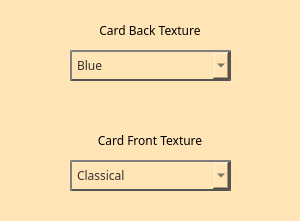
<?xml version="1.0" encoding="UTF-8"?>
<ui version="4.0">
 <class>SettingWindow</class>
 <widget class="QMainWindow" name="SettingWindow">
  <property name="geometry">
   <rect>
    <x>0</x>
    <y>0</y>
    <width>300</width>
    <height>221</height>
   </rect>
  </property>
  <property name="windowTitle">
   <string>MainWindow</string>
  </property>
  <property name="styleSheet">
   <string notr="true">color: black;
background: #FFE4B5;</string>
  </property>
  <widget class="QWidget" name="centralwidget">
   <widget class="QComboBox" name="comboBoxBackSide">
    <property name="geometry">
     <rect>
      <x>70</x>
      <y>50</y>
      <width>161</width>
      <height>31</height>
     </rect>
    </property>
    <property name="font">
     <font>
      <family>8514oem</family>
     </font>
    </property>
    <property name="cursor">
     <cursorShape>PointingHandCursor</cursorShape>
    </property>
    <property name="styleSheet">
     <string notr="true">QComboBox {
    color: #333;
    border: 2px solid #555;
    border-radius: 20px;
    border-style: outset;
    background: qradialgradient(
        cx: 0.3, cy: -0.4, fx: 0.3, fy: -0.4,
        radius: 1.35, stop: 0 #fff, stop: 1 #888
        );
    padding: 5px;
    }

QComboBox:hover {
    background: qradialgradient(
        cx: 0.3, cy: -0.4, fx: 0.3, fy: -0.4,
        radius: 1.35, stop: 0 #fff, stop: 1 #bbb
        );
    }

QComboBox:pressed {
    border-style: inset;
    background: qradialgradient(
        cx: 0.4, cy: -0.1, fx: 0.4, fy: -0.1,
        radius: 1.35, stop: 0 #fff, stop: 1 #ddd
        );
    }</string>
    </property>
    <item>
     <property name="text">
      <string>Blue</string>
     </property>
    </item>
    <item>
     <property name="text">
      <string>Red</string>
     </property>
    </item>
   </widget>
   <widget class="QLabel" name="labelText1">
    <property name="geometry">
     <rect>
      <x>0</x>
      <y>20</y>
      <width>300</width>
      <height>20</height>
     </rect>
    </property>
    <property name="font">
     <font>
      <family>8514oem</family>
     </font>
    </property>
    <property name="layoutDirection">
     <enum>Qt::LeftToRight</enum>
    </property>
    <property name="text">
     <string>Card Back Texture</string>
    </property>
    <property name="alignment">
     <set>Qt::AlignCenter</set>
    </property>
   </widget>
   <widget class="QLabel" name="labelText2">
    <property name="geometry">
     <rect>
      <x>0</x>
      <y>130</y>
      <width>300</width>
      <height>20</height>
     </rect>
    </property>
    <property name="font">
     <font>
      <family>8514oem</family>
     </font>
    </property>
    <property name="layoutDirection">
     <enum>Qt::LeftToRight</enum>
    </property>
    <property name="text">
     <string>Card Front Texture</string>
    </property>
    <property name="alignment">
     <set>Qt::AlignCenter</set>
    </property>
   </widget>
   <widget class="QComboBox" name="comboBoxFrontSide">
    <property name="geometry">
     <rect>
      <x>70</x>
      <y>160</y>
      <width>161</width>
      <height>31</height>
     </rect>
    </property>
    <property name="font">
     <font>
      <family>8514oem</family>
     </font>
    </property>
    <property name="cursor">
     <cursorShape>PointingHandCursor</cursorShape>
    </property>
    <property name="styleSheet">
     <string notr="true">QComboBox {
    color: #333;
    border: 2px solid #555;
    border-radius: 20px;
    border-style: outset;
    background: qradialgradient(
        cx: 0.3, cy: -0.4, fx: 0.3, fy: -0.4,
        radius: 1.35, stop: 0 #fff, stop: 1 #888
        );
    padding: 5px;
    }

QComboBox:hover {
    background: qradialgradient(
        cx: 0.3, cy: -0.4, fx: 0.3, fy: -0.4,
        radius: 1.35, stop: 0 #fff, stop: 1 #bbb
        );
    }

QComboBox:pressed {
    border-style: inset;
    background: qradialgradient(
        cx: 0.4, cy: -0.1, fx: 0.4, fy: -0.1,
        radius: 1.35, stop: 0 #fff, stop: 1 #ddd
        );
    }</string>
    </property>
    <item>
     <property name="text">
      <string>Classical</string>
     </property>
    </item>
    <item>
     <property name="text">
      <string>Modern</string>
     </property>
    </item>
   </widget>
  </widget>
 </widget>
 <resources/>
 <connections/>
</ui>
